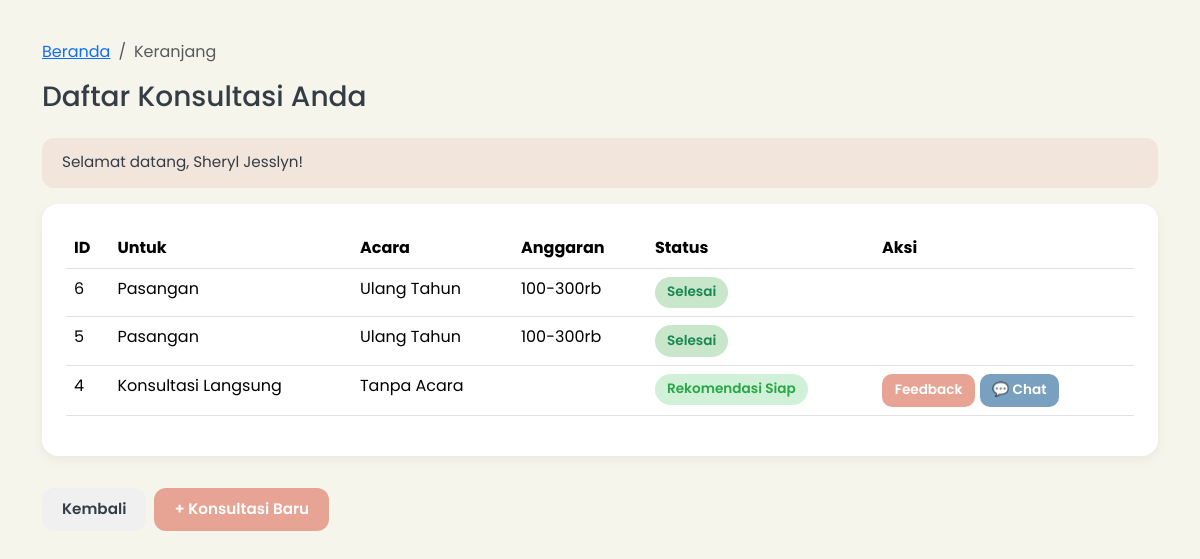
Screenshot of /public/index.php?page=consultations (signed in) with the database file from the repository.
### tables this page shows
CREATE TABLE `consultations` (
  `id` int(11) NOT NULL,
  `user_id` int(11) NOT NULL,
  `recipient` varchar(50) DEFAULT NULL,
  `status` enum('submitted','in_progress','suggested','completed') DEFAULT 'submitted',
  `last_read_at` datetime DEFAULT NULL,
  `created_at` datetime DEFAULT current_timestamp(),
  `occasion` varchar(50) DEFAULT NULL,
  `age_range` varchar(20) DEFAULT NULL,
  `interests` text DEFAULT NULL,
  `budget_range` varchar(20) DEFAULT NULL
);

### app/controllers/ConsultationController.php (called while the page is built, shortened)
<?php
require_once __DIR__ . '/../models/Consultation.php';
class ConsultationController
{
    private $db, $cons, $suggest, $feedback;
    public function __construct()
    {
        $this->cons = new Consultation();
    }
    public function list()
    {
        $u = $_SESSION['user'];
        $consultations = $this->cons->getByUser($u['id']);
        include __DIR__ . '/../views/consultations/list.php';
    }
}

### app/models/DB.php (called while the page is built, shortened)
<?php
class DB
{
    private static $instance = null;
    private function __construct()
    {
        $cfg = include __DIR__ . '/../../config/database.php';
        $dsn = "mysql:host={$cfg['DB_HOST']};dbname={$cfg['DB_NAME']};charset={$cfg['DB_CHAR']}";
        $options = [
            PDO::ATTR_ERRMODE => PDO::ERRMODE_EXCEPTION,
            PDO::ATTR_DEFAULT_FETCH_MODE => PDO::FETCH_ASSOC,
            PDO::ATTR_PERSISTENT => false,
        ];
        try {
            $this->pdo = new PDO($dsn, $cfg['DB_USER'], $cfg['DB_PASS'], $options);
        } catch (PDOException $e) {
            error_log("Database connection failed: " . $e->getMessage());
            die("⚠️ Tidak dapat terhubung ke database. Silakan periksa konfigurasi.");
        }
    }
    public static function getInstance()
    {
        if (!self::$instance) {
            self::$instance = new DB();
        }
        return self::$instance->pdo;
    }
}

### config/database.php (called while the page is built, shortened)
<?php
return [
    'DB_HOST' => '127.0.0.1',
    'DB_NAME' => 'ruang_rasa',
    'DB_USER' => 'root',
    'DB_PASS' => 'Root@1234',
    'DB_CHAR' => 'utf8mb4',
];

### app/models/Consultation.php (called while the page is built, shortened)
<?php
require_once __DIR__ . '/DB.php';
class Consultation
{
    private $db;
    public function __construct()
    {
        $this->db = DB::getInstance();
    }
    public function getByUser($id)
    {
        $q = $this->db->prepare("SELECT * FROM consultations WHERE user_id=? ORDER BY created_at DESC");
        $q->execute([$id]);
        return $q->fetchAll();
    }
}

### app/views/consultations/list.php (the view, shortened to what this page needs)
<!doctype html>
<html lang="id">
<head>
    <link href="https://cdn.jsdelivr.net/npm/bootstrap@5.3.2/dist/css/bootstrap.min.css" rel="stylesheet">
</head>
<body>
    <div class="container py-4">
        <nav aria-label="breadcrumb" class="mb-3">
            <ol class="breadcrumb">
                <li class="breadcrumb-item"><a href="?page=landing">Beranda</a></li>
                <li class="breadcrumb-item active" aria-current="page">Keranjang</li>
            </ol>
        </nav>
        <h3 class="page-header">Daftar Konsultasi Anda</h3>
        <?php if (!empty($_SESSION['success'])): ?>
            <div class="alert alert-success" role="alert" aria-live="polite">
                <?= htmlspecialchars($_SESSION['success'], ENT_QUOTES, 'UTF-8');
                unset($_SESSION['success']); ?>
            </div>
        <?php endif; ?>
        <?php if (empty($consultations)): ?>
            <div class="text-center py-4 consult-card">
                <p class="text-muted">Belum ada konsultasi.</p>
                <a href="?page=consultation_form" class="btn-success-custom">+ Mulai Konsultasi Baru</a>
            </div>
        <?php else: ?>
            <div class="consult-card">
                <table class="table consult-table">
                    <thead>
                        <tr>
                            <th scope="col">ID</th>
                            <th scope="col">Untuk</th>
                            <th scope="col">Acara</th>
                            <th scope="col">Anggaran</th>
                            <th scope="col">Status</th>
                            <th scope="col">Aksi</th>
                        </tr>
                    </thead>
                    <tbody>
                        <?php foreach ($consultations as $c): ?>
                            <tr>
                                <td data-label="ID"><?= (int) $c['id'] ?></td>
                                <td data-label="Untuk"><?= htmlspecialchars($c['recipient'] ?? '-', ENT_QUOTES, 'UTF-8') ?></td>
                                <td data-label="Acara"><?= htmlspecialchars($c['occasion'] ?? '-', ENT_QUOTES, 'UTF-8') ?></td>
                                <td data-label="Anggaran">
                                    <?= htmlspecialchars($c['budget_range'] ?? '-', ENT_QUOTES, 'UTF-8') ?>
                                </td>
                                <td data-label="Status">
                                    <?php
                                    $statusMap = [
                                        'submitted' => 'Menunggu',
                                        'suggested' => 'Rekomendasi Siap',
                                        'in_progress' => 'Sedang Berlangsung',
                                        'completed' => 'Selesai'
                                    ];
                                    $statusLabel = $statusMap[$c['status']] ?? $c['status'];
                                    $statusClass = 'status-' . ($c['status'] ?? 'default');
                                    ?>
                                    <span class="status-badge <?= htmlspecialchars($statusClass, ENT_QUOTES, 'UTF-8') ?>">
                                        <?= htmlspecialchars($statusLabel, ENT_QUOTES, 'UTF-8') ?>
                                    </span>
                                </td>
                                <td data-label="Aksi">
                                    <?php if ($c['status'] === 'suggested'): ?>
                                        <a href="?page=consultation_feedback&id=<?= (int) $c['id'] ?>" class="btn-feedback">
                                            Feedback
                                        </a>
                                    <?php endif; ?>
                                    <?php if ($c['status'] !== 'completed'): ?>
                                        <a href="?page=consultation_chat&id=<?= (int) $c['id'] ?>" class="btn-chat">
                                            💬 Chat
                                        </a>
                                    <?php endif; ?>
                                </td>
                            </tr>
                        <?php endforeach; ?>
                    </tbody>
                </table>
            </div>
        <?php endif; ?>
        <div class="d-flex gap-2 flex-wrap">
            <a href="?page=landing" class="btn-secondary-custom">Kembali</a>
            <a href="?page=consultation_form" class="btn-success-custom">+ Konsultasi Baru</a>
        </div>
    </div>
</body>
</html>

### app/views/consultations/list.php (style rules this page uses)
:root { --off-white: #F5F5EC; --soft-blue: #79A1BF; --soft-peach: #E7A494; --dark-grey: #343D46; --status-waiting: #e9ecef; --status-progress: #d1e7ff; --status-ready: #d1f0d8; --status-completed: #c8e6c9; }
body { background-color: var(--off-white); font-family: 'Poppins', sans-serif; color: var(--dark-grey); padding: 1rem 0; }
.page-header { margin-bottom: 1.5rem; }
.consult-card { background: white; border-radius: 16px; box-shadow: 0 4px 12px rgba(0, 0, 0, 0.05); padding: 1.5rem; margin-bottom: 1.5rem; }
.alert { border-radius: 12px; padding: 0.85rem 1.25rem; font-size: 0.95rem; }
.alert-success { background-color: rgba(231, 164, 148, 0.2); border: none; color: var(--dark-grey); }
.status-badge { display: inline-block; padding: 0.35rem 0.75rem; border-radius: 20px; font-size: 0.85rem; font-weight: 600; text-transform: capitalize; }
.status-suggested { background-color: var(--status-ready); color: #28a745; }
.status-completed { background-color: var(--status-completed); color: #198754; }
.btn-chat { background-color: var(--soft-blue); color: white; border: none; border-radius: 10px; padding: 0.4rem 0.8rem; font-size: 0.85rem; font-weight: 600; text-decoration: none; display: inline-block; transition: background-color 0.2s; }
.btn-feedback { background-color: var(--soft-peach); color: white; border: none; border-radius: 10px; padding: 0.4rem 0.8rem; font-size: 0.85rem; font-weight: 600; text-decoration: none; display: inline-block; transition: background-color 0.2s; }
.btn-secondary-custom, .btn-success-custom { border-radius: 12px; padding: 0.65rem 1.25rem; font-weight: 600; font-size: 0.95rem; text-decoration: none; display: inline-block; margin-top: 0.5rem; }
.btn-secondary-custom { background-color: #f0f0f0; color: var(--dark-grey); }
.btn-success-custom { background-color: var(--soft-peach); color: white; }

### rows the page displays
consultations: id "6", recipient "Pasangan", occasion "Ulang Tahun", budget_range "100-300rb", status "Selesai"
consultations: id "5", recipient "Pasangan", occasion "Ulang Tahun", budget_range "100-300rb", status "Selesai"
consultations: id "4", recipient "Konsultasi Langsung", occasion "Tanpa Acara", status "Rekomendasi Siap"

### other values shown
$_SESSION['success'] "Selamat datang, Sheryl Jesslyn!"
